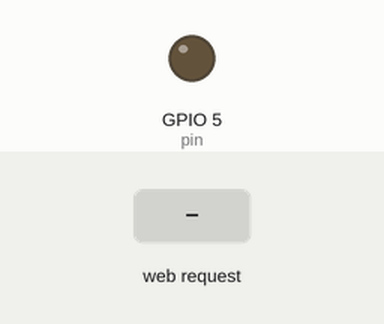
The sketch below on a simulated ESP8266 (NodeMCU). Parts: output pins drawn as LEDs (lit = HIGH). The inputs (shaded band) are chosen by the test bench. WiFi joins after 1.5 s; servers stay silent unless stated; what the sketch prints to the serial monitor is not drawn.

Above: at 3.7 s.
3.8 s: HTTP request GET /on received
At 4.4 s:
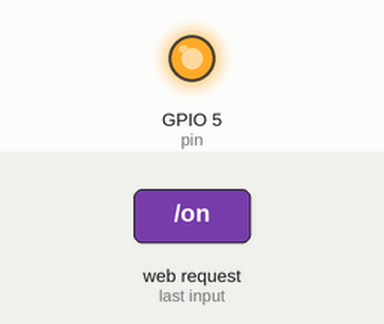
5.3 s: HTTP request GET /off received
At 6.7 s:
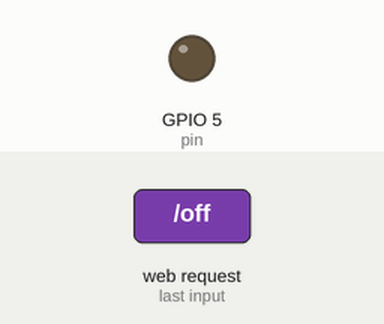
Timing chart, 0 to 8.3 s (numbered marks = the images above; inputs shaded):
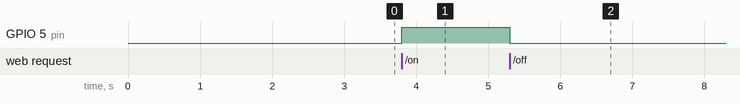

The sketch:

SpeakersController.ino
```cpp
#include <ESP8266WiFi.h>
#include <WiFiClient.h>
#include <ESP8266WebServer.h>

// Replace with your network credentials
const char* ssid = "HomeControl";
const char* password = "HomeControl347";

ESP8266WebServer server(80);   //instantiate server at port 80 (http port)

int pin = 5;
void setup(void){
  pinMode(pin, OUTPUT);
  digitalWrite(pin, LOW);
  delay(1000);
  Serial.begin(115200);
  WiFi.begin(ssid, password); //begin WiFi connection

  while (WiFi.status() != WL_CONNECTED) {
    delay(500);
    Serial.print(".");
  }
  Serial.println("");
  Serial.print("Connected to ");
  Serial.println(ssid);
  Serial.print("IP address: ");
  Serial.println(WiFi.localIP());

  server.on("/on", [](){
    server.send(200);
    digitalWrite(pin, HIGH);
    Serial.println("on");
  });
  server.on("/off", [](){
    server.send(200);
    digitalWrite(pin, LOW);
    Serial.println("off");
  });
  server.begin();
  Serial.println("Web server started!");
}

void loop(void){
  server.handleClient();
}
```

Measured:
- after the input at 3.8 s, GPIO 5 (pin): LOW → HIGH at once
- after the input at 5.3 s, GPIO 5 (pin): HIGH → LOW at once
